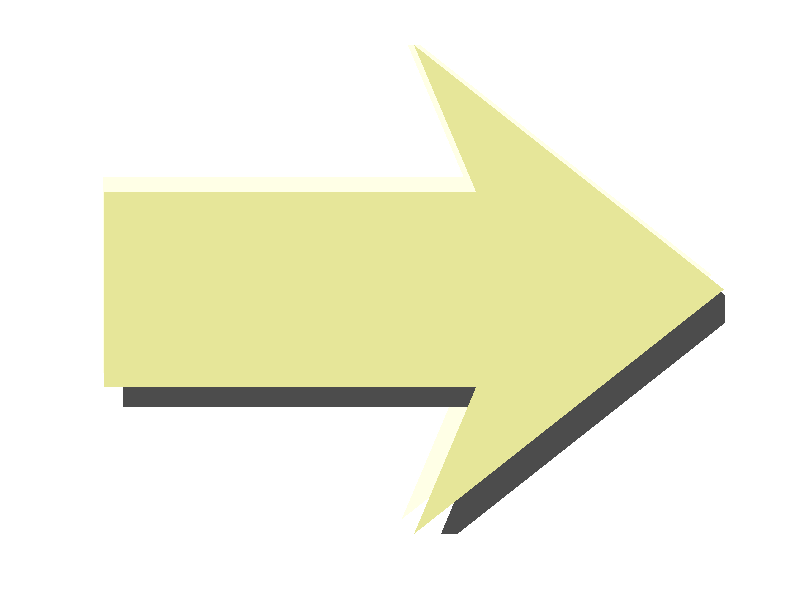

This figure's MATLAB source:
function [patch_h, txt_h]=patch_arrow(ax_h, txt,type);
% Plot Arrow
%
% Syntax : 
% [patch_h, txt_h]=patch_arrow(ax_h, txt,type);
%
%  plot Patch Allow to ax_h with text
%  ax_h is axes handle to plot.
%   default new axes.
%  txt is charactor of plotting,
%   default is null
%  type is plot type,
%   if type is 'leftnormal',
%   path shape is Left arow, or right allow. 


% ======================================================================
% Copyright(c) 2019, 
% National Institute of Advanced Industrial Science and Technology
%
% Released under the MIT license 
% https://opensource.org/licenses/MIT 
% ======================================================================



  % Default Argument
  if nargin < 1, figure; ax_h=axes; end
  if nargin < 2, txt=' '; end
  if nargin < 3, type=' '; end

  
  axes(ax_h); cla; hold on;
  axis off;
  axis([0 1 0 1]);
  set(ax_h, 'Color','none')

  % Plot Patch
  switch type
   case 'leftnormal'
     x = [  1; 0.4; 0.5;   0; 0.5; 0.4;   1;   1];
     y = [0.3; 0.3; 0.0; 0.5;   1; 0.7; 0.7; 0.3];
     patch_h = patch(x-0.02, y+0.03, [1 1 0.9]); % right
     set(patch_h,'LineStyle','none');
     patch_h = patch(x+0.03, y-0.04, [0.3 0.3 0.3]); % shadow
     set(patch_h,'LineStyle','none');
     c = [.9 .9 .6];

    % Default arrow
   otherwise
     x = [  0; 0.6; 0.5;   1; 0.5; 0.6;   0;   0];
     y = [0.3; 0.3; 0.0; 0.5;   1; 0.7; 0.7; 0.3];
     patch_h = patch(x-0.02, y+0.03, [1 1 0.9]); % right
     set(patch_h,'LineStyle','none');
     patch_h = patch(x+0.03, y-0.04, [0.3 0.3 0.3]); % shadow
     set(patch_h,'LineStyle','none');
     c = [.9 .9 .6];
  end
  patch_h = patch(x, y, c);
  set(patch_h, 'LineStyle','none');

  % text
  txt_h = text(0.02, 0.5,txt);

  
  


